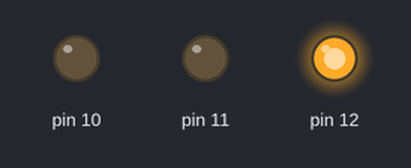
Recording of a sketch running on a simulated Arduino Uno, built with avr-gcc and run on an emulated ATmega328P. Shown: output pins drawn as LEDs (lit = HIGH).

Above: at 2.5 s.
At 6.0 s:
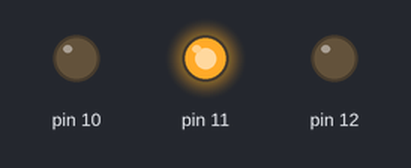
At 9.5 s:
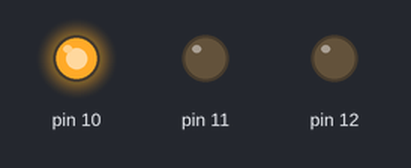
At 16.5 s:
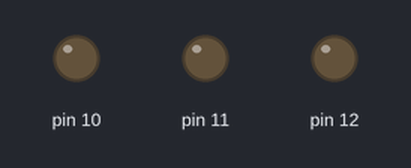
Timing chart, 0 to 24.7 s (numbered marks = the images above):
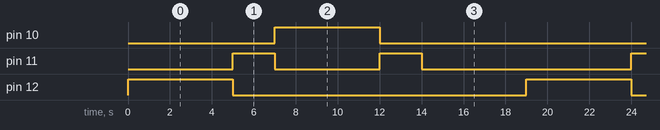

Measured:
- by itself, pin 10, pin 12: alternates HIGH for 5.0 s and LOW for 14.0 s
- by itself, pin 11: repeats every 19.0 s: LOW 5.0 s, HIGH 2.0 s, LOW 10.0 s, HIGH 2.0 s
- by itself, everything shown: repeats every 19.0 s, in 5 steps

The sketch:

traffic_signal1.ino
```cpp
// C++ code

void setup()
{
  pinMode(12, OUTPUT);
  pinMode(11, OUTPUT);
  pinMode(10, OUTPUT);
}

void loop()
{
  digitalWrite(12, HIGH);
  delay(5000); // Wait for 5000 millisecond(s)
  digitalWrite(12, LOW);
  digitalWrite(11, HIGH);
  delay(2000); // Wait for 2000 millisecond(s)
  digitalWrite(11, LOW);
  digitalWrite(10, HIGH);
  delay(5000); // Wait for 5000 millisecond(s)
  digitalWrite(10, LOW);
  digitalWrite(11, HIGH);
  delay(2000); // Wait for 2000 millisecond(s)
  digitalWrite(11, LOW);
  delay(5000); // Wait for 5000 millisecond(s)
}
```
